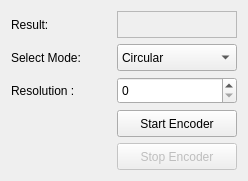
        <widget class="QWidget" name="page">
         <layout class="QHBoxLayout" name="horizontalLayout_3">
          <item>
           <layout class="QFormLayout" name="formLayout_3">
            <property name="fieldGrowthPolicy">
             <enum>QFormLayout::AllNonFixedFieldsGrow</enum>
            </property>
            <item row="0" column="0">
             <widget class="QLabel" name="label_25">
              <property name="sizePolicy">
               <sizepolicy hsizetype="Fixed" vsizetype="Fixed">
                <horstretch>0</horstretch>
                <verstretch>0</verstretch>
               </sizepolicy>
              </property>
              <property name="minimumSize">
               <size>
                <width>100</width>
                <height>27</height>
               </size>
              </property>
              <property name="font">
               <font>
                <weight>50</weight>
                <bold>false</bold>
               </font>
              </property>
              <property name="text">
               <string>Result:</string>
              </property>
             </widget>
            </item>
            <item row="1" column="0">
             <widget class="QLabel" name="label_3">
              <property name="sizePolicy">
               <sizepolicy hsizetype="Fixed" vsizetype="Fixed">
                <horstretch>0</horstretch>
                <verstretch>0</verstretch>
               </sizepolicy>
              </property>
              <property name="minimumSize">
               <size>
                <width>100</width>
                <height>27</height>
               </size>
              </property>
              <property name="font">
               <font>
                <weight>50</weight>
                <bold>false</bold>
               </font>
              </property>
              <property name="text">
               <string>Select Mode:</string>
              </property>
             </widget>
            </item>
            <item row="2" column="0">
             <widget class="QLabel" name="label_4">
              <property name="sizePolicy">
               <sizepolicy hsizetype="Fixed" vsizetype="Fixed">
                <horstretch>0</horstretch>
                <verstretch>0</verstretch>
               </sizepolicy>
              </property>
              <property name="minimumSize">
               <size>
                <width>100</width>
                <height>27</height>
               </size>
              </property>
              <property name="font">
               <font>
                <weight>50</weight>
                <bold>false</bold>
               </font>
              </property>
              <property name="text">
               <string>Resolution :</string>
              </property>
             </widget>
            </item>
            <item row="3" column="1">
             <widget class="QPushButton" name="Bstart_encoder">
              <property name="sizePolicy">
               <sizepolicy hsizetype="Fixed" vsizetype="Fixed">
                <horstretch>0</horstretch>
                <verstretch>0</verstretch>
               </sizepolicy>
              </property>
              <property name="minimumSize">
               <size>
                <width>120</width>
                <height>27</height>
               </size>
              </property>
              <property name="styleSheet">
               <string notr="true"/>
              </property>
              <property name="text">
               <string>Start Encoder</string>
              </property>
              <property name="checkable">
               <bool>true</bool>
              </property>
             </widget>
            </item>
            <item row="4" column="1">
             <widget class="QPushButton" name="Bstop_encoder">
              <property name="enabled">
               <bool>false</bool>
              </property>
              <property name="sizePolicy">
               <sizepolicy hsizetype="Fixed" vsizetype="Fixed">
                <horstretch>0</horstretch>
                <verstretch>0</verstretch>
               </sizepolicy>
              </property>
              <property name="minimumSize">
               <size>
                <width>120</width>
                <height>27</height>
               </size>
              </property>
              <property name="text">
               <string>Stop Encoder</string>
              </property>
             </widget>
            </item>
            <item row="1" column="1">
             <widget class="QComboBox" name="mode_encoder">
              <property name="sizePolicy">
               <sizepolicy hsizetype="Fixed" vsizetype="Fixed">
                <horstretch>0</horstretch>
                <verstretch>0</verstretch>
               </sizepolicy>
              </property>
              <property name="minimumSize">
               <size>
                <width>120</width>
                <height>27</height>
               </size>
              </property>
              <item>
               <property name="text">
                <string>Circular</string>
               </property>
              </item>
              <item>
               <property name="text">
                <string>Lineal</string>
               </property>
              </item>
             </widget>
            </item>
            <item row="0" column="1">
             <widget class="QLabel" name="result_encoder">
              <property name="sizePolicy">
               <sizepolicy hsizetype="Fixed" vsizetype="Fixed">
                <horstretch>0</horstretch>
                <verstretch>0</verstretch>
               </sizepolicy>
              </property>
              <property name="minimumSize">
               <size>
                <width>120</width>
                <height>27</height>
               </size>
              </property>
              <property name="styleSheet">
               <string notr="true">border-color: rgb(0, 0, 0);</string>
              </property>
              <property name="frameShape">
               <enum>QFrame::StyledPanel</enum>
              </property>
              <property name="frameShadow">
               <enum>QFrame::Sunken</enum>
              </property>
              <property name="text">
               <string/>
              </property>
             </widget>
            </item>
            <item row="2" column="1">
             <widget class="QSpinBox" name="resolution_encoder">
              <property name="sizePolicy">
               <sizepolicy hsizetype="Fixed" vsizetype="Fixed">
                <horstretch>0</horstretch>
                <verstretch>0</verstretch>
               </sizepolicy>
              </property>
              <property name="minimumSize">
               <size>
                <width>120</width>
                <height>27</height>
               </size>
              </property>
              <property name="maximum">
               <number>65535</number>
              </property>
              <property name="singleStep">
               <number>1</number>
              </property>
             </widget>
            </item>
           </layout>
          </item>
         </layout>
         <zorder></zorder>
        </widget>
